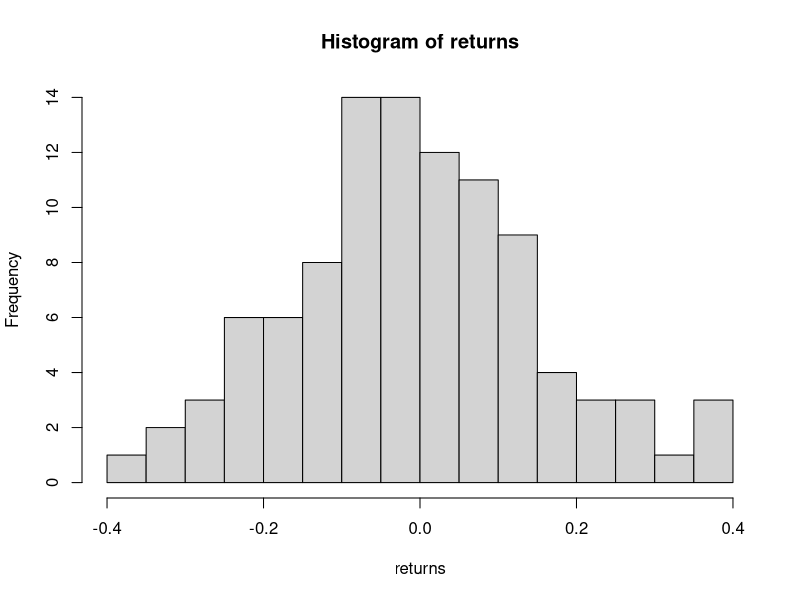

Recreate this plot in R.
## ---- chunk 1
mu = 0.000000082
sigma = 0.00048
u = exp(sigma)
d = exp(-sigma)
n = 6.5*60*252
nSim = 100
p = (exp(-mu) - d)/(u-d)
returns = rep(NA,nSim)
for(i in 1:nSim){
  price = 100
  unif = runif(n)
  for(j in 2:n){
    if(unif[j]<p){
      price = price*u
    } else {
      price = price*d
    }
  }
  returns[i] = (price - 100)/100
}
## ---- chunk 2
hist(returns,breaks=20)
## ---- chunk 3
sd(returns)
